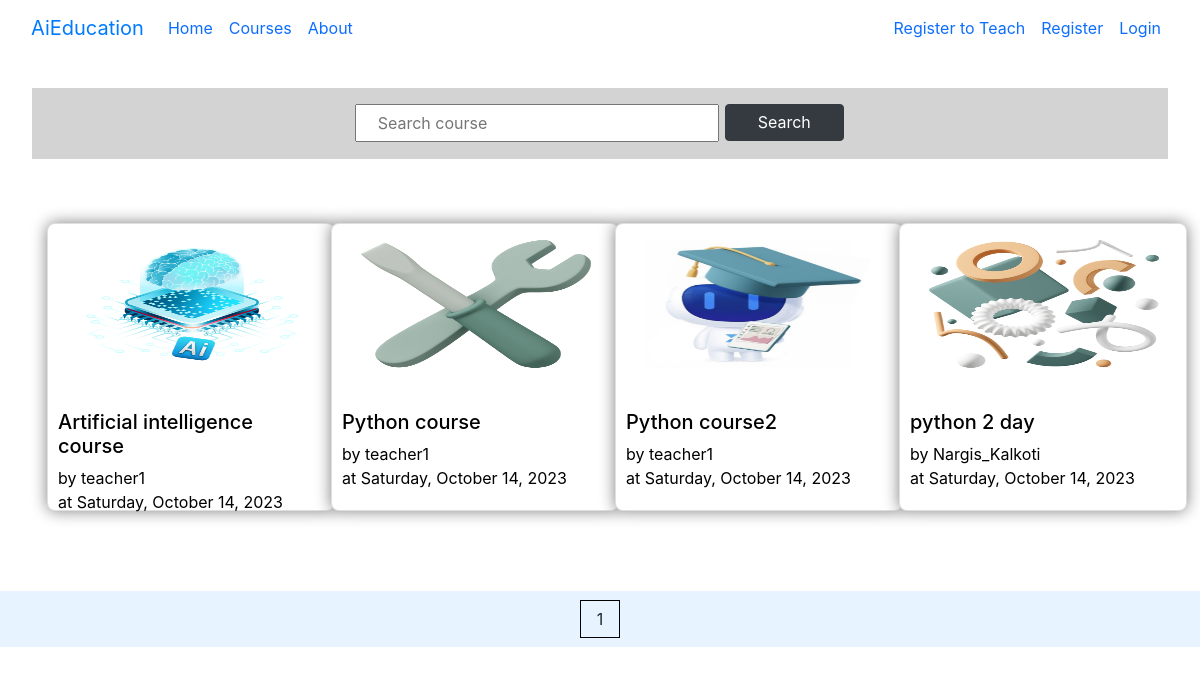
Page /courses/ on the earlier database version.
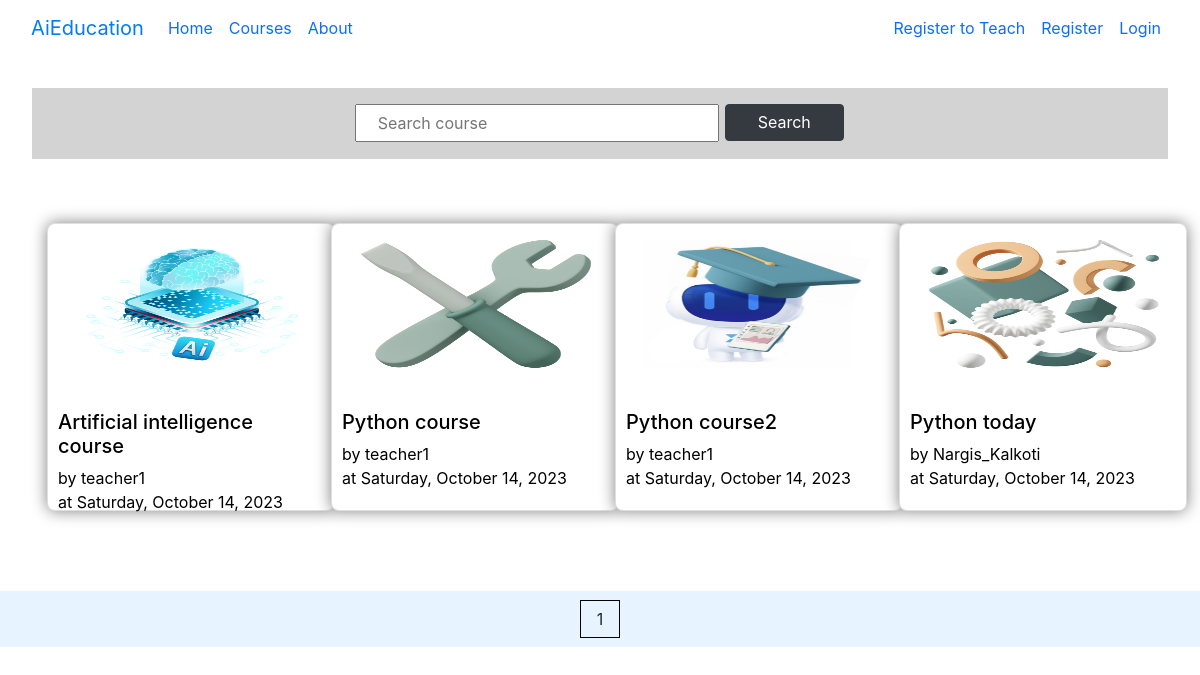
Same page on the later database version.
### courses/models.py (models this page shows, shortened)
class Course(models.Model):
    course_name = models.CharField(max_length=100)
    made_by_teacher = models.ForeignKey(to=Teacher , on_delete=models.CASCADE, related_name='made_course')
    student = models.ManyToManyField(Student ,through='Course_members', related_name='has_course') # To get through the model name
    course_img = models.ImageField(upload_to='photos/courses',blank=True) # to change the upload path
    course_description = models.CharField(max_length=300)
    slug = models.SlugField()
    iscomplete = models.BooleanField(default=False)
    Age_choices = [
        ('Age < 10', 'Age <10'),
        ('10 < Age < 15', '10 < Age < 15'),
        ('15 < Age < 18','15 < Age < 18'),
        ('Above 18', 'Above 18'),
        ('For all ages', 'For all ages'),]
    age_group = models.CharField(max_length=20, choices=Age_choices, default='For all ages')
    tz1 = pytz.timezone('Asia/Kolkata')
    current_time = timezone.now().astimezone(tz1)
    duration = timedelta(hours=5, minutes=30)
    current_date = current_time + duration
    date_generated = models.DateTimeField(default=current_date)
    class Meta:
        ordering = ["course_name"]

### accounts/models.py (models this page shows, shortened)
class Teacher(models.Model):
    name = models.CharField(max_length=50, unique=True)
    user = models.OneToOneField(to=User, on_delete=models.CASCADE, related_name='teacher')
    is_verified = models.BooleanField(default=False)
    number = models.CharField(max_length=11)
    profile_photo = models.ImageField(upload_to='photos/teacher', null=True, blank=True)
    bio = models.CharField(max_length=100, blank=True, null=True)
    GENDER_CHOICES = [
        ('Male', 'Male'),
        ('Female', 'Female'),
        ('None', 'None')]
    EXPERIENCE_CHOICES=[
        ('less then 1 year','less then 1 year'),('1 - 2 years','1 - 2 years'),
        ('2-4 years','2-4 years'),('5 years and above','5 years and above'),
    ]
    TYPE_USER = [
        ('student', 'student'),
        ('teacher', 'teacher'),
        ('admin', 'admin')]
    is_type = models.CharField(max_length=20, choices=TYPE_USER, default='teacher')
    gender = models.CharField(max_length=10, choices=GENDER_CHOICES, default='None')
    experience = models.CharField(max_length=30, choices=EXPERIENCE_CHOICES, default='less then 1 year')

### courses/views.py (the view)
# urls.py: path('', views.ListCourse.as_view(), name='allcourseslist'),
class ListCourse(ListView):
    model = Course
    template_name = 'courses/course_list.html'
    paginate_by = 4
    def get_queryset(self):
        queryset = Course.objects.all()
        name= self.request.GET.get('name', None)
        print(name)
        try:
           teacher1 = self.request.user.teacher
        except (ObjectDoesNotExist, AttributeError):
           teacher1 = None
        if name:
            queryset = queryset.filter(course_name__contains=name)
        queryset = queryset.filter(iscomplete=True)
        return queryset

### courses/templates/courses/course_list.html (shortened to what this page needs)
{% extends 'base.html' %}
{% load static %}
{% block content %}
<div style="padding: 2em;">
<div style="padding: 1em 1em; background-color: lightgrey; text-align:center;">
  <form name="searchform" id="searchform" method="GET">
    <div class="column" style="justify-items:center;">
    <input type="textfield" name='name' placeholder=" Search course" style="padding: 0.3em 1em; padding-right: 6em; margin-bottom:0px;">
    <input type="submit" value="Search" class="btn btn-dark" style=" padding:0.36em 2em; margin:0px 1px; transform: translate(0px,-2px)">
    </div>
  </form>
</div>
</div>
<div style="padding:2em; margin:0px;" class="row">
{% for course in object_list %}
<div class="col-lg-3" style="margin-bottom: 2em;">
<div class="card course-card" style="">
<a href="{% url 'courses:singlecourse' slug=course.slug %}" alt="single-course"
 style="text-decoration:none; color: black; ">
    <img src="{{course.course_img.url}}" style="width: 18rem; height:10em;" class="card-img-top course-img" alt="coures image">
    <div class="card-body" style="margin-top: 0px; padding: 10px;">
      <p class="card-text" style="">
        <h5>{{course.course_name}}</h5>
        by {{course.made_by_teacher.name}}
    <br> at {{course.date_generated|date:"l, F j, Y"}}</p>
    </div>
</a>
  </div>
</div>
{% endfor %}
</div>
<div class="row" style="background-color: rgb(231, 243, 255); margin:0px; bottom:0px;
padding: 1em; justify-content: center;">
  <div class="col-lg-6" style="text-align: center;">
    <span style="border: 1px solid black; padding: 0.5em 1em;">  {{page_obj.number}} </span>
  </div>
</div>
{% endblock content %}

Differences in the rows shown:
changed Course "Nargis_Kalkoti": course_name "python 2 day" → "Python today"
